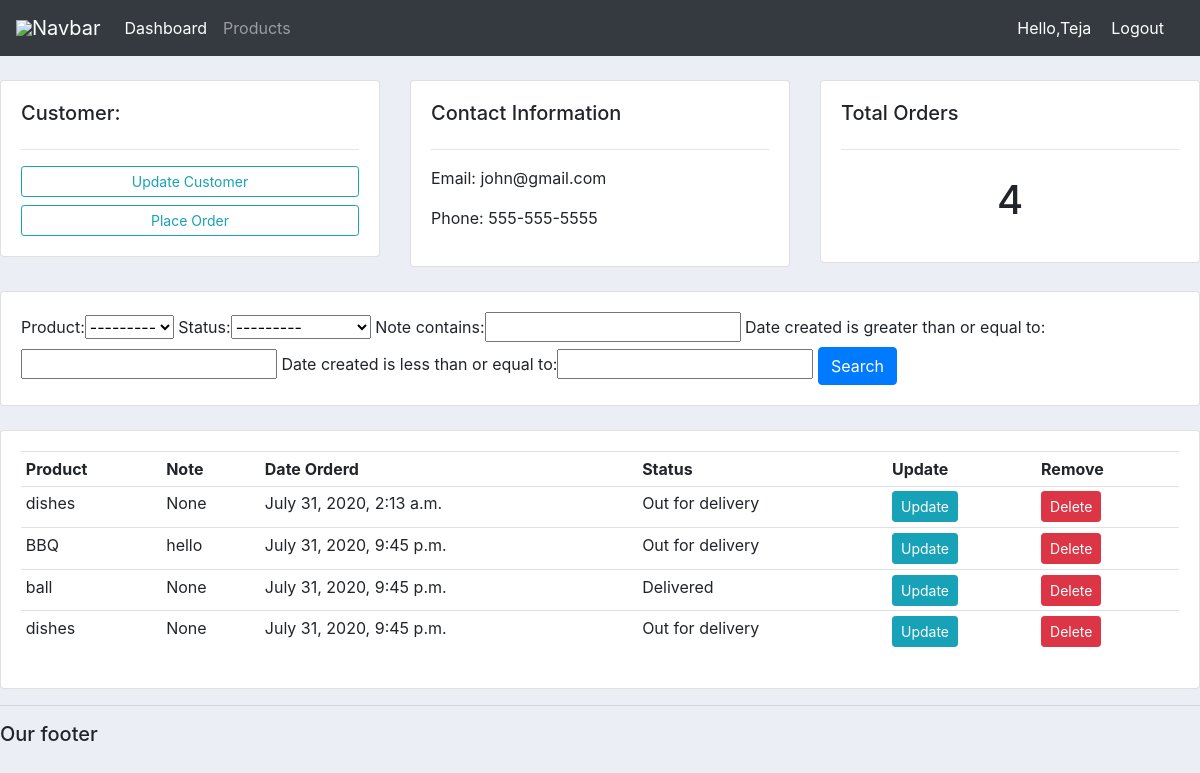
The app's page /customer/1/ (signed in) with its own data.
### accounts/models.py (models this page shows, shortened)
class Customer(models.Model):
    name = models.CharField(max_length=200, null=True)
    phone = models.CharField(max_length=200,null=True)
    email = models.CharField(max_length=200, null=True)
    date_created = models.DateTimeField(auto_now_add=True)

class Order(models.Model):
    STATUS = ( ('Pending', 'Pending'),
    ('Out for delivery', 'Out for delivery'),
    ('Delivered','Delivered')
    )
    customer = models.ForeignKey(Customer, null=True,on_delete=models.SET_NULL)
    product = models.ForeignKey(Product, null=True, on_delete=models.SET_NULL)
    date_created = models.DateTimeField(auto_now_add=True, null=True)
    status = models.CharField(max_length=200, null=True, choices=STATUS)
    note = models.CharField(max_length=1000, null=True)

class Product(models.Model):
    Category=(
        ('Indoor', 'Indoor'),
        ('Out Door', 'Out Door')
    )
    name = models.CharField(max_length=200, null=True)
    price = models.FloatField(null=True)
    category = models.CharField(max_length=200, null=True, choices=Category)
    description = models.CharField(max_length=200, null=True, blank=True)
    date_created = models.DateTimeField(auto_now_add=True, null=True)
    tags = models.ManyToManyField(Tag)
    def __str__(self):
        return self.name

### accounts/decorators.py (the view)
		def wrapper_func(request, *args, **kwargs):
			group = None
			if request.user.groups.exists():
				group = request.user.groups.all()[0].name
			if group in allowed_roles:
				return view_func(request, *args, **kwargs)
			else:
				return HttpResponse('You are not authorized to view this page')

### accounts/views.py (called while the page is built)
@login_required(login_url='login')
@allowed_users(allowed_roles=['Admin'])
def customer(request, pk):
    customers = Customer.objects.get(id=pk)
    orders = customers.order_set.all()
    order_count = orders.count()
    myFilter = OrderFilter(request.GET, queryset=orders)
    orders = myFilter.qs
    context = {'customers':customers,'orders':orders,'order_count':order_count,'myFilter':myFilter}
    return render(request, 'accounts/customer.html', context)

### accounts/templates/accounts/customer.html
{%  extends 'accounts/main.html' %}
{% block content %}
	<br>
<div class="row">
	<div class="col-md">
		<div class="card card-body">
			<h5>Customer:</h5>
			<hr>
			<a class="btn btn-outline-info  btn-sm btn-block" href="">Update Customer</a>
			<a class="btn btn-outline-info  btn-sm btn-block" href="{% url 'create_order' customers.id %}">Place Order</a>
		</div>
	</div>
	<div class="col-md">
		<div class="card card-body">
			<h5>Contact Information</h5>
			<hr>
			<p>Email: {{customers.email}}</p>
			<p>Phone: {{customers.phone}}</p>
		</div>
	</div>
	<div class="col-md">
		<div class="card card-body">
			<h5>Total Orders</h5>
			<hr>
			<h1 style="text-align: center;padding: 10px">{{order_count}}</h1>
		</div>
	</div>
</div>
<br>
<div class="row">
	<div class="col">
		<div class="card card-body">
			<form method="get">
				{{myFilter.form}}
		    <button class="btn btn-primary" type="submit">Search</button>
		  </form>
		</div>
	</div>
</div>
<br>
<div class="row">
	<div class="col-md">
		<div class="card card-body">
			<table class="table table-sm">
				<tr>
					<th>Product</th>
					<th>Note</th>
					<th>Date Orderd</th>
					<th>Status</th>
					<th>Update</th>
					<th>Remove</th>
				</tr>
				{% for i in orders %}
				<tr>
					<td>{{i.product}}</td>
					<td>{{i.note}}</td>
					<td>{{i.date_created}}</td>
					<td>{{i.status}}</td>
					<td><a class="btn btn-sm btn-info" href="{% url 'update_order' i.id %}">Update</a></td>
					<td><a class="btn btn-sm btn-danger" href="{% url 'delete_order' i.id %}">Delete</a></td>
				</tr>
				{% endfor %}
			</table>
		</div>
	</div>
</div>
{% endblock %}

### accounts/templates/accounts/main.html (shortened to what this page needs)
{% load static %}
<!DOCTYPE html>
<html>
    <head>
        <link rel="stylesheet" href="https://stackpath.bootstrapcdn.com/bootstrap/4.3.1/css/bootstrap.min.css">
        <link rel='stylesheet' type='text/css' href="{% static 'test_1/css/main.css' %}">
    </head>
    <body>
        {% include 'accounts/navbar.html' %}
            {% block content %}
            {% endblock %}
        <hr>
        <h5>Our footer</h5>
    </body>
</html>

### accounts/templates/accounts/navbar.html (shortened to what this page needs)
{% load static %}
<nav class="navbar navbar-expand-lg navbar-dark bg-dark">
  <img src="{% static 'images/logo.png' %}">
    <a class="navbar-brand" href="#">Navbar</a>
    <div class="collapse navbar-collapse" id="navbarNav">
      <ul class="navbar-nav">
        {% if request.user.is_staff %}
        <li class="nav-item active">
          <a class="nav-link" href="{% url 'home' %}">Dashboard</span></a>
        </li>
        <li class="nav-item">
          <a class="nav-link" href="#">Products</a>
        </li>
       {% endif %}
      </ul>
    </div>
    <span  class='hello-msg'>Hello,{{request.user}} </span>
    <span><a class='hello-msg' href="{% url 'logout' %}">Logout</a></span>
  </nav>

### static/css/main.css (style rules this page uses)
body { background-color: #ebeff5; }

### accounts/templates/accounts/navbar.html (style rules this page uses)
.hello-msg { font-size: 16px; color: #fff; margin-right: 20px; }

### records on screen
Customer: email "john@gmail.com", phone "555-555-5555"
Order: product "dishes", note "None", date_created "July 31, 2020, 2:13 a.m.", status "Out for delivery"
Order: product "BBQ", note "hello", date_created "July 31, 2020, 9:45 p.m.", status "Out for delivery"
Order: product "ball", note "None", date_created "July 31, 2020, 9:45 p.m.", status "Delivered"
Order: product "dishes", note "None", date_created "July 31, 2020, 9:45 p.m.", status "Out for delivery"

### other values on screen
{{ request.user }} "Teja"
{{ order_count }} "4"
